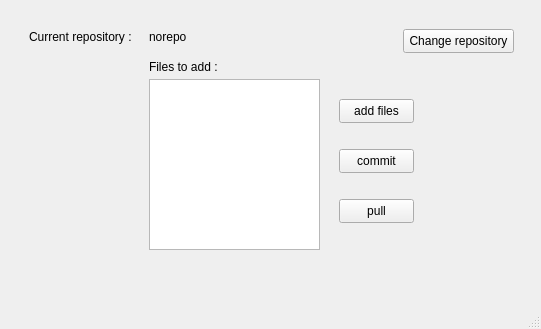
<?xml version="1.0" encoding="UTF-8"?>
<ui version="4.0">
 <class>MainWindow</class>
 <widget class="QMainWindow" name="MainWindow">
  <property name="geometry">
   <rect>
    <x>0</x>
    <y>0</y>
    <width>541</width>
    <height>329</height>
   </rect>
  </property>
  <property name="windowTitle">
   <string>MainWindow</string>
  </property>
  <widget class="QWidget" name="centralwidget">
   <layout class="QFormLayout" name="formLayout_2">
    <item row="0" column="0" colspan="2">
     <widget class="QStackedWidget" name="stackedWidget">
      <property name="currentIndex">
       <number>3</number>
      </property>
      <widget class="QWidget" name="page">
       <layout class="QFormLayout" name="formLayout">
        <item row="7" column="0">
         <widget class="QLabel" name="label_7">
          <property name="text">
           <string>No account?</string>
          </property>
         </widget>
        </item>
        <item row="2" column="1">
         <widget class="QLineEdit" name="lineEdit"/>
        </item>
        <item row="2" column="0">
         <widget class="QLabel" name="label">
          <property name="text">
           <string>Username :</string>
          </property>
         </widget>
        </item>
        <item row="3" column="0">
         <widget class="QLabel" name="label_2">
          <property name="text">
           <string>Password:</string>
          </property>
         </widget>
        </item>
        <item row="3" column="1">
         <widget class="QLineEdit" name="lineEdit_2"/>
        </item>
        <item row="4" column="1">
         <widget class="QPushButton" name="pushButton">
          <property name="text">
           <string>Login</string>
          </property>
         </widget>
        </item>
        <item row="0" column="0">
         <widget class="QLabel" name="label_3">
          <property name="text">
           <string>Login page</string>
          </property>
         </widget>
        </item>
        <item row="8" column="0">
         <widget class="QPushButton" name="pushButton_3">
          <property name="text">
           <string>Create account</string>
          </property>
         </widget>
        </item>
       </layout>
      </widget>
      <widget class="QWidget" name="page_2">
       <layout class="QFormLayout" name="formLayout_3">
        <item row="0" column="0">
         <widget class="QLabel" name="label_5">
          <property name="text">
           <string>Create Account</string>
          </property>
         </widget>
        </item>
        <item row="8" column="0">
         <widget class="QPushButton" name="pushButton_4">
          <property name="text">
           <string>Login</string>
          </property>
         </widget>
        </item>
        <item row="7" column="0">
         <widget class="QLabel" name="label_8">
          <property name="text">
           <string>have an account?</string>
          </property>
         </widget>
        </item>
        <item row="2" column="1">
         <widget class="QLineEdit" name="lineEdit_3"/>
        </item>
        <item row="2" column="0">
         <widget class="QLabel" name="label_6">
          <property name="text">
           <string>Username :</string>
          </property>
         </widget>
        </item>
        <item row="3" column="1">
         <widget class="QLineEdit" name="lineEdit_4"/>
        </item>
        <item row="3" column="0">
         <widget class="QLabel" name="label_4">
          <property name="text">
           <string>Password :</string>
          </property>
         </widget>
        </item>
        <item row="4" column="1">
         <widget class="QPushButton" name="pushButton_2">
          <property name="text">
           <string>Create</string>
          </property>
         </widget>
        </item>
       </layout>
      </widget>
      <widget class="QWidget" name="page_3">
       <widget class="QListView" name="listView">
        <property name="geometry">
         <rect>
          <x>260</x>
          <y>30</y>
          <width>251</width>
          <height>231</height>
         </rect>
        </property>
       </widget>
       <widget class="QLineEdit" name="lineEdit_5">
        <property name="geometry">
         <rect>
          <x>20</x>
          <y>140</y>
          <width>191</width>
          <height>22</height>
         </rect>
        </property>
       </widget>
       <widget class="QLabel" name="label_9">
        <property name="geometry">
         <rect>
          <x>270</x>
          <y>10</y>
          <width>141</width>
          <height>16</height>
         </rect>
        </property>
        <property name="text">
         <string>Existing user repositories:</string>
        </property>
       </widget>
       <widget class="QLabel" name="label_10">
        <property name="geometry">
         <rect>
          <x>20</x>
          <y>110</y>
          <width>181</width>
          <height>16</height>
         </rect>
        </property>
        <property name="text">
         <string>Enter current repository path :</string>
        </property>
       </widget>
       <widget class="QRadioButton" name="radioButton">
        <property name="geometry">
         <rect>
          <x>30</x>
          <y>180</y>
          <width>51</width>
          <height>20</height>
         </rect>
        </property>
        <property name="text">
         <string>New</string>
        </property>
       </widget>
       <widget class="QRadioButton" name="radioButton_2">
        <property name="geometry">
         <rect>
          <x>110</x>
          <y>180</y>
          <width>89</width>
          <height>20</height>
         </rect>
        </property>
        <property name="text">
         <string>Existing</string>
        </property>
       </widget>
       <widget class="QPushButton" name="pushButton_5">
        <property name="geometry">
         <rect>
          <x>20</x>
          <y>230</y>
          <width>75</width>
          <height>24</height>
         </rect>
        </property>
        <property name="text">
         <string>Continue</string>
        </property>
       </widget>
       <widget class="QLabel" name="label_15">
        <property name="geometry">
         <rect>
          <x>20</x>
          <y>20</y>
          <width>49</width>
          <height>16</height>
         </rect>
        </property>
        <property name="text">
         <string>User : </string>
        </property>
       </widget>
       <widget class="QLabel" name="label_16">
        <property name="geometry">
         <rect>
          <x>70</x>
          <y>20</y>
          <width>49</width>
          <height>16</height>
         </rect>
        </property>
        <property name="text">
         <string>nouser</string>
        </property>
       </widget>
       <widget class="QPushButton" name="pushButton_10">
        <property name="geometry">
         <rect>
          <x>20</x>
          <y>50</y>
          <width>75</width>
          <height>24</height>
         </rect>
        </property>
        <property name="text">
         <string>Logout</string>
        </property>
       </widget>
      </widget>
      <widget class="QWidget" name="page_4">
       <widget class="QLabel" name="label_11">
        <property name="geometry">
         <rect>
          <x>20</x>
          <y>20</y>
          <width>111</width>
          <height>16</height>
         </rect>
        </property>
        <property name="text">
         <string>Current repository : </string>
        </property>
       </widget>
       <widget class="QLabel" name="label_12">
        <property name="geometry">
         <rect>
          <x>140</x>
          <y>20</y>
          <width>161</width>
          <height>16</height>
         </rect>
        </property>
        <property name="text">
         <string>norepo</string>
        </property>
       </widget>
       <widget class="QPushButton" name="pushButton_6">
        <property name="geometry">
         <rect>
          <x>330</x>
          <y>90</y>
          <width>75</width>
          <height>24</height>
         </rect>
        </property>
        <property name="text">
         <string>add files</string>
        </property>
       </widget>
       <widget class="QPushButton" name="pushButton_7">
        <property name="geometry">
         <rect>
          <x>330</x>
          <y>140</y>
          <width>75</width>
          <height>24</height>
         </rect>
        </property>
        <property name="text">
         <string>commit</string>
        </property>
       </widget>
       <widget class="QPushButton" name="pushButton_8">
        <property name="geometry">
         <rect>
          <x>330</x>
          <y>190</y>
          <width>75</width>
          <height>24</height>
         </rect>
        </property>
        <property name="text">
         <string>pull</string>
        </property>
       </widget>
       <widget class="QTextEdit" name="textEdit">
        <property name="geometry">
         <rect>
          <x>140</x>
          <y>70</y>
          <width>171</width>
          <height>171</height>
         </rect>
        </property>
       </widget>
       <widget class="QLabel" name="label_14">
        <property name="geometry">
         <rect>
          <x>140</x>
          <y>50</y>
          <width>81</width>
          <height>16</height>
         </rect>
        </property>
        <property name="text">
         <string>Files to add :</string>
        </property>
       </widget>
       <widget class="QPushButton" name="pushButton_9">
        <property name="geometry">
         <rect>
          <x>394</x>
          <y>20</y>
          <width>111</width>
          <height>24</height>
         </rect>
        </property>
        <property name="text">
         <string>Change repository</string>
        </property>
       </widget>
      </widget>
     </widget>
    </item>
   </layout>
  </widget>
  <widget class="QMenuBar" name="menubar">
   <property name="geometry">
    <rect>
     <x>0</x>
     <y>0</y>
     <width>541</width>
     <height>22</height>
    </rect>
   </property>
  </widget>
  <widget class="QStatusBar" name="statusbar"/>
 </widget>
 <resources/>
 <connections/>
</ui>
